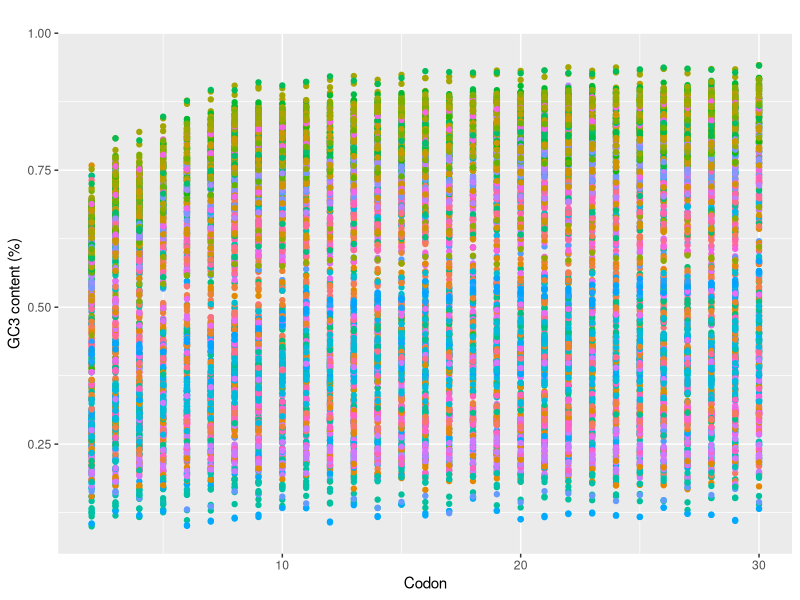
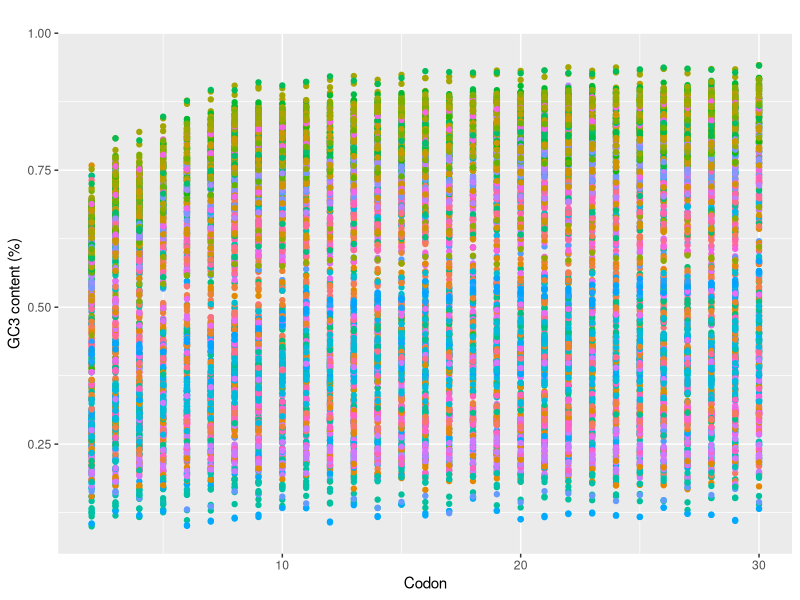

These figures' R source, in order:
#Supplementary Figure 2

#install.packages("ggplot2")

library(ggplot2)
library(tidyr) 

df <- read.csv('GC3_core.csv')

names(df)[names(df) == 'Core_GC3'] <- 'codon_30'

long <- df %>% 
  pivot_longer(
    cols = starts_with('codon'), 
    names_to = "codon",
    values_to = "GC"
  )

#change the codon names to numbers to plot against
long$codon <- as.numeric(gsub("codon_", "", long$codon))

quartz()
  
ggplot(long, aes(codon, GC, colour = Species)) + geom_point(show.legend = FALSE) + labs(x="Codon",y="GC3 content (%)",title="")+ scale_y_continuous(limits = c(0.05, 1),expand = c(0, 0))

ggsave("SFig2_ALL_GC3.pdf", plot = last_plot())

